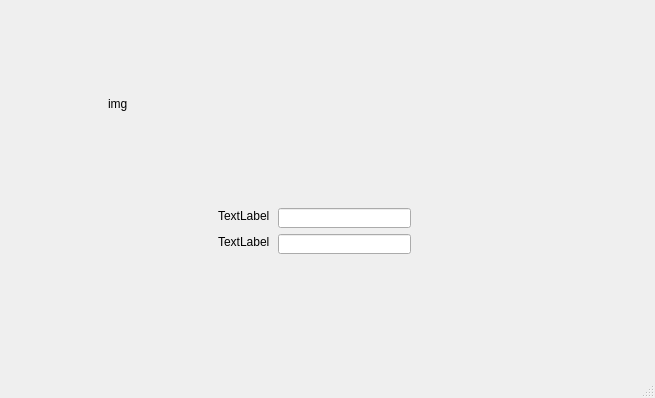
<?xml version="1.0" encoding="UTF-8"?>
<ui version="4.0">
 <class>MainWindow</class>
 <widget class="QMainWindow" name="MainWindow">
  <property name="geometry">
   <rect>
    <x>0</x>
    <y>0</y>
    <width>655</width>
    <height>398</height>
   </rect>
  </property>
  <property name="windowTitle">
   <string>MainWindow</string>
  </property>
  <widget class="QWidget" name="centralwidget">
   <widget class="QWidget" name="widget" native="true">
    <property name="geometry">
     <rect>
      <x>9</x>
      <y>9</y>
      <width>637</width>
      <height>338</height>
     </rect>
    </property>
    <widget class="QWidget" name="widget_2" native="true">
     <property name="geometry">
      <rect>
       <x>90</x>
       <y>20</y>
       <width>421</width>
       <height>161</height>
      </rect>
     </property>
     <widget class="QLabel" name="label">
      <property name="geometry">
       <rect>
        <x>9</x>
        <y>9</y>
        <width>411</width>
        <height>131</height>
       </rect>
      </property>
      <property name="text">
       <string>img</string>
      </property>
      <property name="scaledContents">
       <bool>true</bool>
      </property>
     </widget>
    </widget>
    <widget class="QWidget" name="widget_3" native="true">
     <property name="geometry">
      <rect>
       <x>200</x>
       <y>190</y>
       <width>221</width>
       <height>64</height>
      </rect>
     </property>
     <widget class="QLabel" name="label_2">
      <property name="geometry">
       <rect>
        <x>9</x>
        <y>9</y>
        <width>54</width>
        <height>16</height>
       </rect>
      </property>
      <property name="text">
       <string>TextLabel</string>
      </property>
     </widget>
     <widget class="QLabel" name="label_3">
      <property name="geometry">
       <rect>
        <x>9</x>
        <y>35</y>
        <width>54</width>
        <height>16</height>
       </rect>
      </property>
      <property name="text">
       <string>TextLabel</string>
      </property>
     </widget>
     <widget class="QLineEdit" name="lineEdit">
      <property name="geometry">
       <rect>
        <x>69</x>
        <y>9</y>
        <width>133</width>
        <height>20</height>
       </rect>
      </property>
     </widget>
     <widget class="QLineEdit" name="lineEdit_2">
      <property name="geometry">
       <rect>
        <x>69</x>
        <y>35</y>
        <width>133</width>
        <height>20</height>
       </rect>
      </property>
     </widget>
    </widget>
    <widget class="smallwidget" name="widget_4" native="true">
     <property name="geometry">
      <rect>
       <x>169</x>
       <y>279</y>
       <width>301</width>
       <height>51</height>
      </rect>
     </property>
    </widget>
   </widget>
  </widget>
  <widget class="QMenuBar" name="menubar">
   <property name="geometry">
    <rect>
     <x>0</x>
     <y>0</y>
     <width>655</width>
     <height>22</height>
    </rect>
   </property>
  </widget>
  <widget class="QStatusBar" name="statusbar"/>
 </widget>
 <customwidgets>
  <customwidget>
   <class>smallwidget</class>
   <extends>QWidget</extends>
   <header location="global">smallwidget.h</header>
   <container>1</container>
  </customwidget>
 </customwidgets>
 <resources/>
 <connections/>
</ui>
